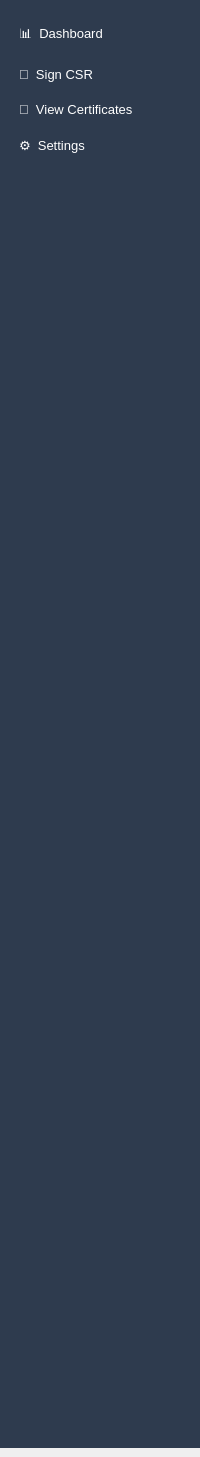
          <widget class="QWidget" name="widget_2" native="true">
           <property name="maximumSize">
            <size>
             <width>200</width>
             <height>16777215</height>
            </size>
           </property>
           <widget class="QWidget" name="verticalLayoutWidget">
            <property name="geometry">
             <rect>
              <x>0</x>
              <y>0</y>
              <width>852</width>
              <height>1448</height>
             </rect>
            </property>
            <layout class="QVBoxLayout" name="verticalLayout">
             <property name="spacing">
              <number>0</number>
             </property>
             <item>
              <widget class="QLabel" name="label">
               <property name="maximumSize">
                <size>
                 <width>200</width>
                 <height>200</height>
                </size>
               </property>
               <property name="font">
                <font>
                 <bold>false</bold>
                </font>
               </property>
               <property name="styleSheet">
                <string notr="true">background-color: #2E3B4E;  
border: none;
    padding: 0;</string>
               </property>
               <property name="text">
                <string/>
               </property>
               <property name="textFormat">
                <enum>Qt::TextFormat::MarkdownText</enum>
               </property>
               <property name="pixmap">
                <pixmap resource="image/resource.qrc">:/new/image/logo.png</pixmap>
               </property>
               <property name="scaledContents">
                <bool>true</bool>
               </property>
               <property name="alignment">
                <set>Qt::AlignmentFlag::AlignCenter</set>
               </property>
               <property name="wordWrap">
                <bool>false</bool>
               </property>
              </widget>
             </item>
             <item>
              <widget class="QListWidget" name="slidebar">
               <property name="maximumSize">
                <size>
                 <width>200</width>
                 <height>16777215</height>
                </size>
               </property>
               <property name="focusPolicy">
                <enum>Qt::FocusPolicy::NoFocus</enum>
               </property>
               <property name="styleSheet">
                <string notr="true">QListWidget {
    background-color: #2E3B4E;         /* nền tối */
    color: white;                      /* chữ trắng */
    border: none;
    font-size: 10pt;
    padding: 0;
}

QListWidget::item {
    padding: 10px 16px;
    border: none;
}

QListWidget::item:selected {
    background-color: #446CB3;         /* màu xanh dương khi chọn */
    color: white;
}

QListWidget::item:hover {
    background-color: #3B4F70;         /* hover */
}</string>
               </property>
               <property name="editTriggers">
                <set>QAbstractItemView::EditTrigger::NoEditTriggers</set>
               </property>
               <item>
                <property name="text">
                 <string>📊  Dashboard</string>
                </property>
               </item>
               <item>
                <property name="text">
                 <string>📝  Sign CSR</string>
                </property>
               </item>
               <item>
                <property name="text">
                 <string>📄  View Certificates</string>
                </property>
               </item>
               <item>
                <property name="text">
                 <string>⚙️  Settings</string>
                </property>
               </item>
              </widget>
             </item>
            </layout>
           </widget>
          </widget>
